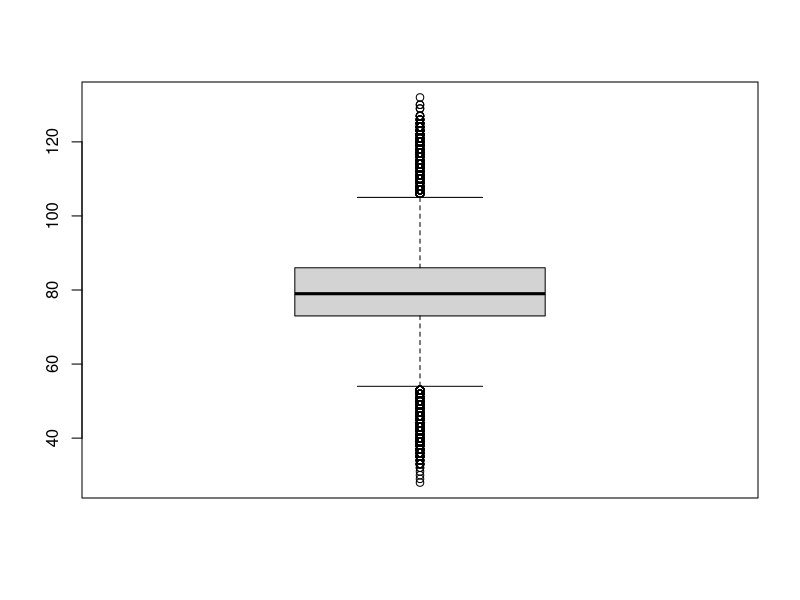
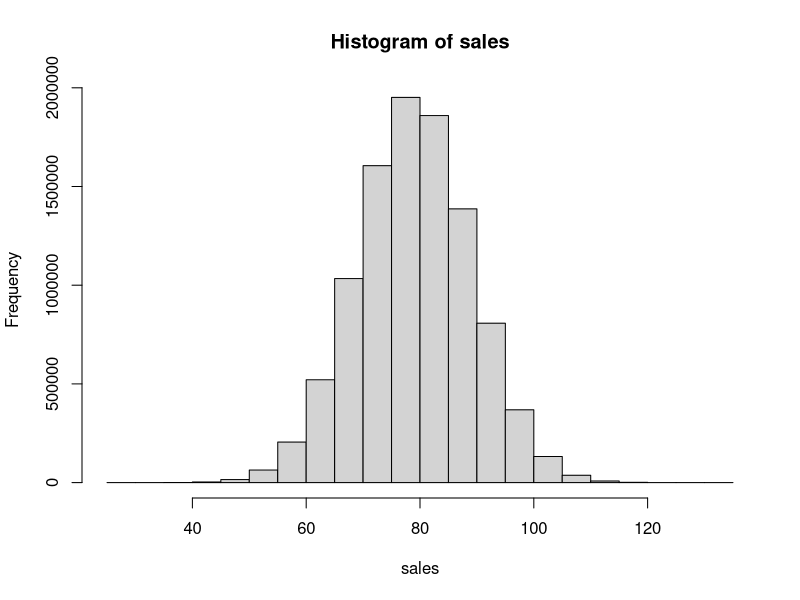
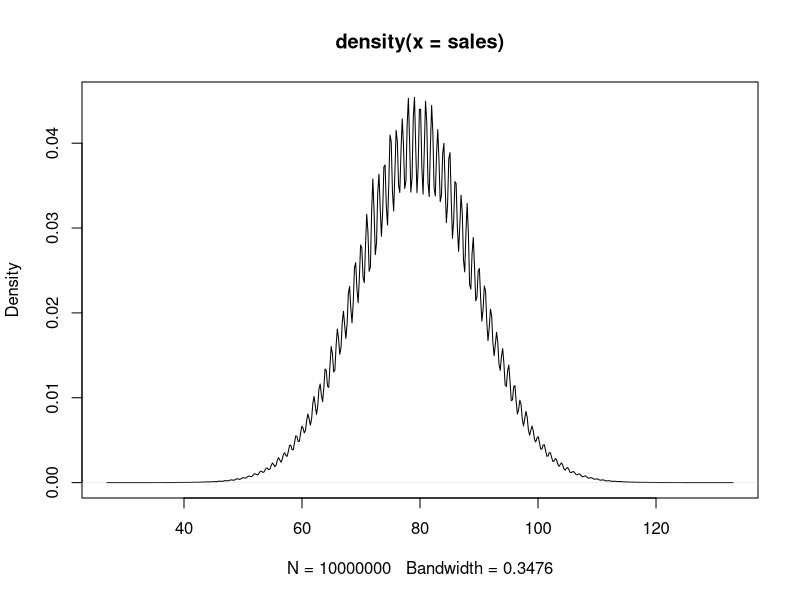

These figures' R source, in order:
# vector (of sales data normal dist mean=80 std dev=10, number of values=100)



sales=rnorm(10000000,mean=80,sd=10)
sales
#trunc, round,floor,ceiling
sales=trunc(sales)
sales
summary(sales)
boxplot(sales)
mean(sales)
median(sales)
hist(sales)
plot(density(sales))
sd(sales)
#10-50
range(sales)
#matrix

m1 = matrix(100:123, ncol= 2)
m1


colSums(m1)
colMeans(m1)
m1[,1]
colnames(m1)= c('A','B')
head(m1)
tail(m1)


#Df
sname = paste('student', 1:30 , sep = '_')
sname
marks = trunc(runif(30, 50, 90))
(gender = sample(c('M','F'), replace=T, size = 30, prob = c(.7,.3)))
?runif
df1 = data.frame(sname, marks, gender)
df1
head(df1)
# missing values
df1[sample(1:30, size = 5),2] = NA
df1
is.na(df1)
mean(df1$marks,na.rm = T)
df1[(!complete.cases(df1)),2] =  mean(df1$marks,na.rm = T)
df1
# list of all the student who have scored between 30

library(dplyr)
df1 %>% group_by(gender) %>% summarise(mean(marks), n(),min(marks), max(marks))
df1 %>% arrange(desc(marks)) %>% select( starts_with('M'))


?select
?arrange
